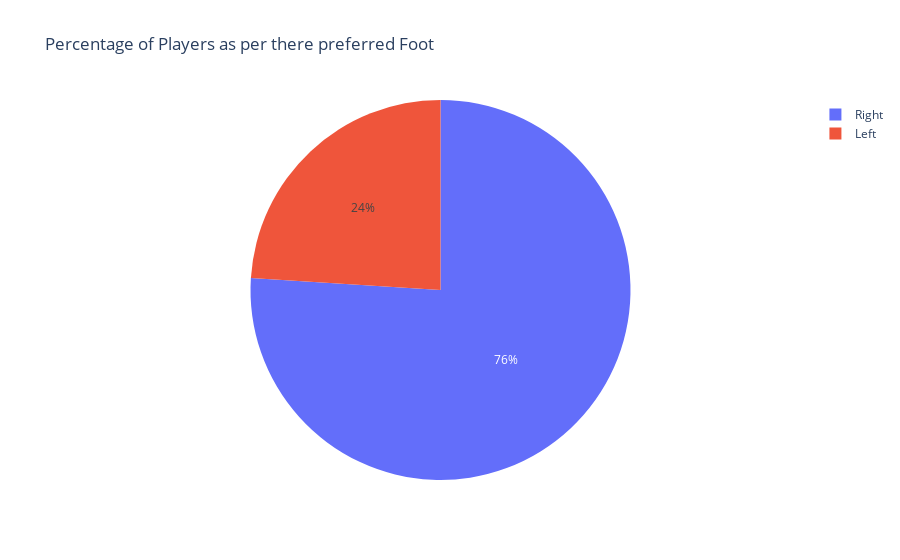

The cell this chart's notebook holds for it:
### Markdown cell above
## Analysis of Preferred Foot through a Pie Chart

### Code cell
fig = px.pie(fifa20,names='Preferred Foot',title='Percentage of Players as per there preferred Foot')
fig.show()

### Figure 1 — Plotly figure (JSON) as saved in the notebook; plotly's stock layout.template omitted (floating-point values rounded to 4 significant figures; data arrays with more than 128 entries replaced by an {"elided": "..."} marker saying what was removed)
{"data": [{"domain": {"x": [0, 1], "y": [0, 1]}, "hovertemplate": "Preferred Foot=%{label}<extra></extra>", "labels": {"elided": "17104 str values"}, "legendgroup": "", "name": "", "showlegend": true, "type": "pie"}], "layout": {"legend": {"tracegroupgap": 0}, "title": {"text": "Percentage of Players as per there preferred Foot"}}}
